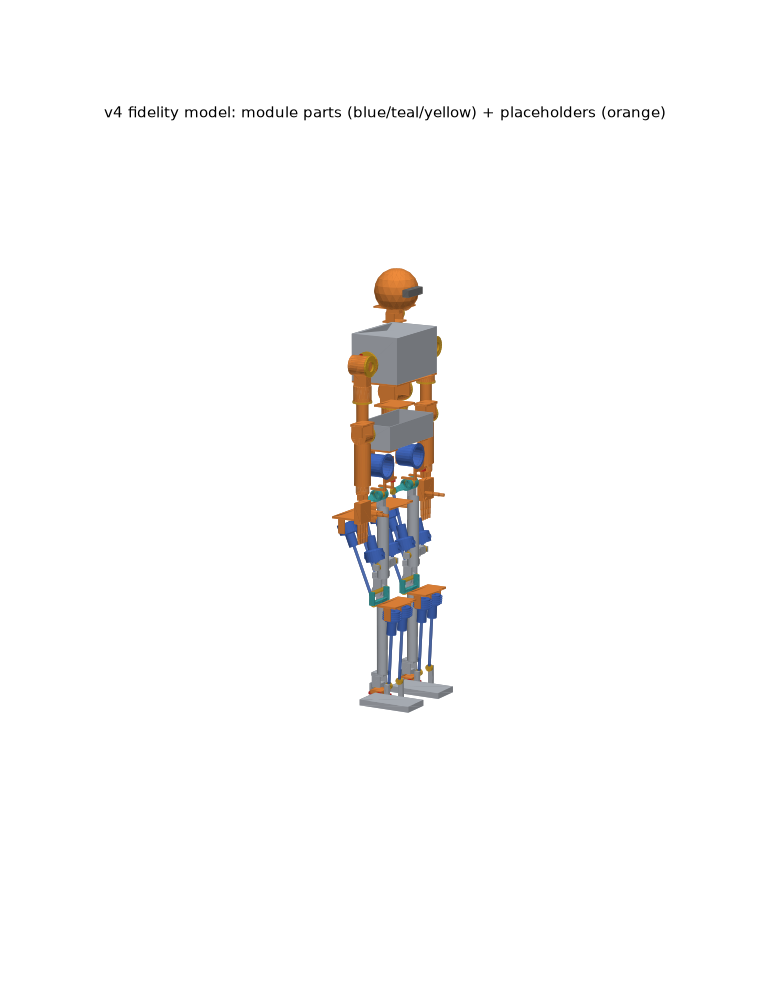
#> input picture media/progress/2026-10-14_model_v4_full.png, 770 x 990 px, found by its file name
$ python render_v5_concept.py
#> lines starting #> are read from the running program, lines starting #| are printed output that depends on the picture
"""V5 polish concept: v4 render (left) vs 2D cover-shell mockup (front + side). Light geometry only (matplotlib).
Dimensions from modules/model/model_v4.py P. Shell outlines are CONCEPT [EST], not module data."""
import matplotlib; matplotlib.use('Agg')
import matplotlib.pyplot as plt
from matplotlib.patches import FancyBboxPatch, Ellipse, Polygon
from PIL import Image
P=dict(hip_y=130,hip_z=920,knee_z=500,ankle_z=80,pelvis_bot=1126,pelvis_top=1230,torso_top=1610,shoulder_z=1500,shoulder_y=190)
GOLD='#c9b48a'; BLK='#222'; JNT='#555'
fig=plt.figure(figsize=(15,9),dpi=110)
a0=fig.add_axes([0,0.02,0.36,0.9]); im=Image.open('media/progress/2026-10-14_model_v4_full.png').convert('RGB'); a0.imshow(im.crop((140,190,640,940))); a0.axis('off')
a0.set_title('v4 (live): exposed screws, levers, box torso',fontsize=11)
def rb(ax,x0,z0,w,h,c,r=25,a=1):
    ax.add_patch(FancyBboxPatch((x0,z0),w,h,boxstyle=f'round,pad=0,rounding_size={r}',fc=c,ec='k',lw=.8,alpha=a))
def taper(ax,xc,z0,z1,w0,w1,c):
    ax.add_patch(Polygon([(xc-w0/2,z0),(xc+w0/2,z0),(xc+w1/2,z1),(xc-w1/2,z1)],closed=True,fc=c,ec='k',lw=.8,joinstyle='round'))
# FRONT
a=fig.add_axes([0.37,0.04,0.3,0.86]); a.set_aspect('equal'); a.axis('off'); a.set_title('v5 concept — front',fontsize=11)
tt=P['torso_top']
a.add_patch(Ellipse((0,tt+170),150,200,fc=BLK,ec='k'))                       # integrated head, black visor face
a.add_patch(Ellipse((0,tt+185),120,60,fc='#3a5a78',ec='none',alpha=.6))      # visor band (ZED behind)
rb(a,-35,tt,70,70,BLK,10)                                                  # neck sleeve
taper(a,0,1290,tt,250,330,GOLD)                                            # chest: tapered, shoulders inside
taper(a,0,1215,1290,200,250,BLK)                                           # waist bellows band (flex cover)
taper(a,0,1100,1215,300,210,GOLD)                                          # pelvis shell
for s in (1,-1):
    y=P['shoulder_y']*s
    a.add_patch(Ellipse((y,1500),110,110,fc=GOLD,ec='k'))                  # shoulder cap
    taper(a,y+12*s,1220,1450,70,90,GOLD); taper(a,y+16*s,980,1215,62,72,BLK)  # upper arm / forearm
    a.add_patch(Ellipse((y+16*s,930),55,95,fc=BLK,ec='k'))                 # hand
    h=P['hip_y']*s
    a.add_patch(Polygon([(h-45,1100),(h+70*s/abs(s)*0+60,1100),(h+55,980),(h-50,980)],fc=BLK,ec='k'))  # flexible hip skirt
    taper(a,h,560,1000,105,140,GOLD)                                       # thigh fairing hides hip/knee screws
    taper(a,h,60,520,80,115,BLK)                                          # matte shin fairing hides knee+ankle screws
    a.add_patch(Ellipse((h,530),95,70,fc=BLK,ec='k'))                      # knee cap
    rb(a,h-55,0,110,60,GOLD,15)                                            # foot
a.set_xlim(-330,330); a.set_ylim(-20,1900)
# SIDE
b=fig.add_axes([0.68,0.04,0.3,0.86]); b.set_aspect('equal'); b.axis('off'); b.set_title('v5 concept — side',fontsize=11)
b.add_patch(Ellipse((10,tt+170),190,200,fc=BLK,ec='k')); rb(b,-30,tt,60,70,BLK,10)
taper(b,0,1290,tt,180,220,GOLD); taper(b,0,1215,1290,150,180,BLK); taper(b,0,1100,1215,170,150,GOLD)
taper(b,15,560,1000,120,170,GOLD); taper(b,10,60,520,95,140,BLK); b.add_patch(Ellipse((25,530),80,90,fc=BLK,ec='k'))
rb(b,-60,0,250,60,GOLD,15); taper(b,0,1220,1450,70,90,GOLD); taper(b,0,980,1215,62,72,BLK)
b.set_xlim(-330,330); b.set_ylim(-20,1900)
fig.text(0.5,0.955,'Robot Lab v4 → v5 cover-shell concept (CF/GF prepreg on machined moulds, no 3D printing). Mechanisms unchanged; shells sized to v4 envelopes [EST]',ha='center',fontsize=11)
fig.savefig('media/progress/2026-10-14_design_v5_polish_concept.png'); print('ok')
#> after `fig.savefig('media/progress/2026-10-14_design_v5_polish_concept.png')`:
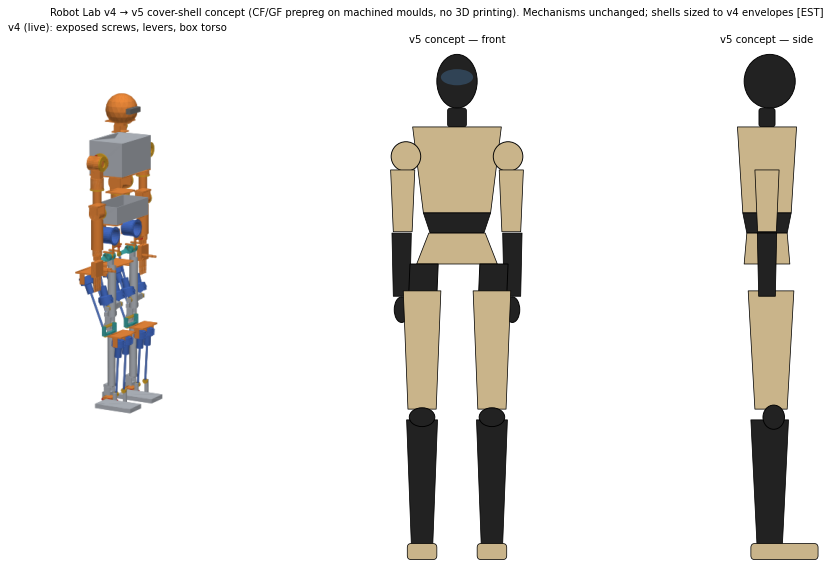
#> figure drawn by matplotlib, 3 panels

$ run again, with media/progress/2026-10-13_arbiter_mass_budget.png copied over media/progress/2026-10-14_model_v4_full.png
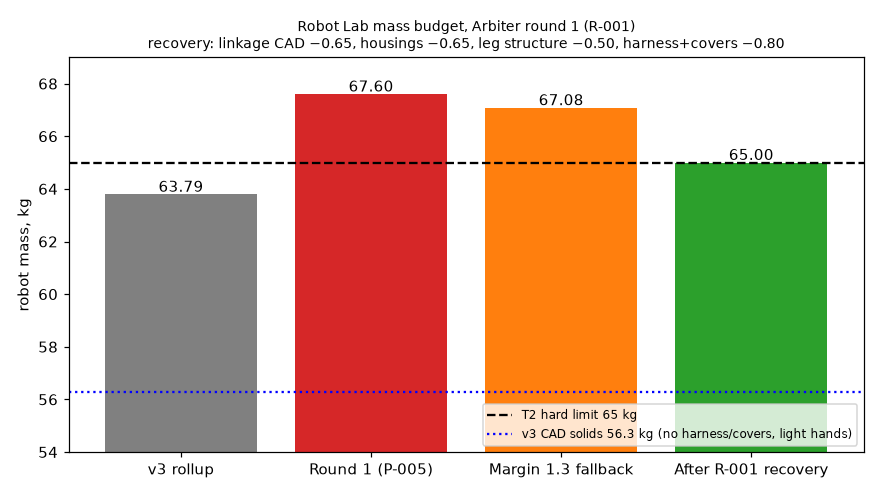
#> input picture media/progress/2026-10-13_arbiter_mass_budget.png, 880 x 495 px, found by its file name
#> `fig.savefig('media/progress/2026-10-14_design_v5_polish_concept.png')`:
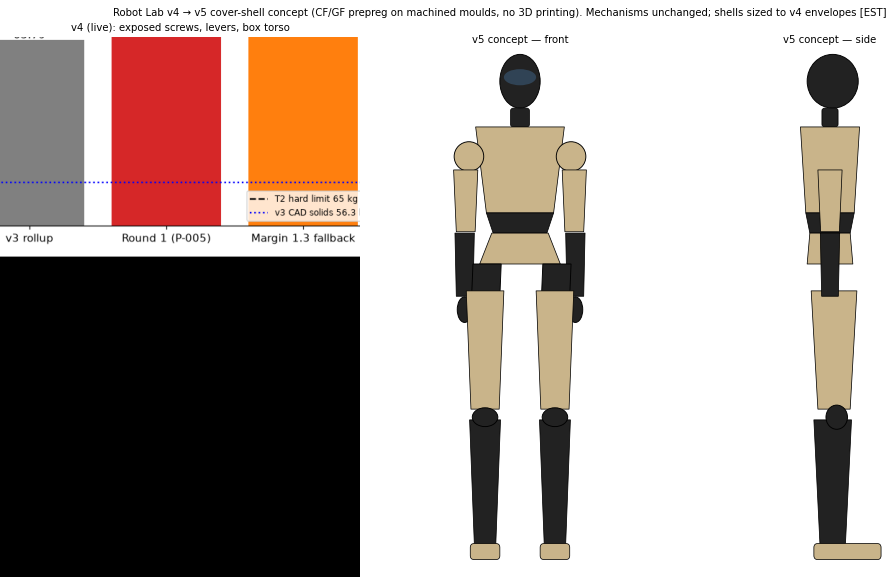
#> figure drawn by matplotlib, 3 panels

$ run again, with media/progress/2026-10-13_legs_fsim_walk0p8.png copied over media/progress/2026-10-14_model_v4_full.png
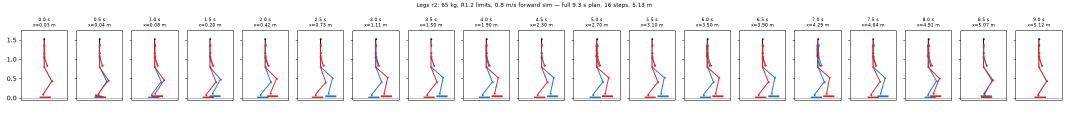
#> input picture media/progress/2026-10-13_legs_fsim_walk0p8.png, 2137 x 234 px, found by its file name (shown at 1/2 size)
#> `fig.savefig('media/progress/2026-10-14_design_v5_polish_concept.png')`:
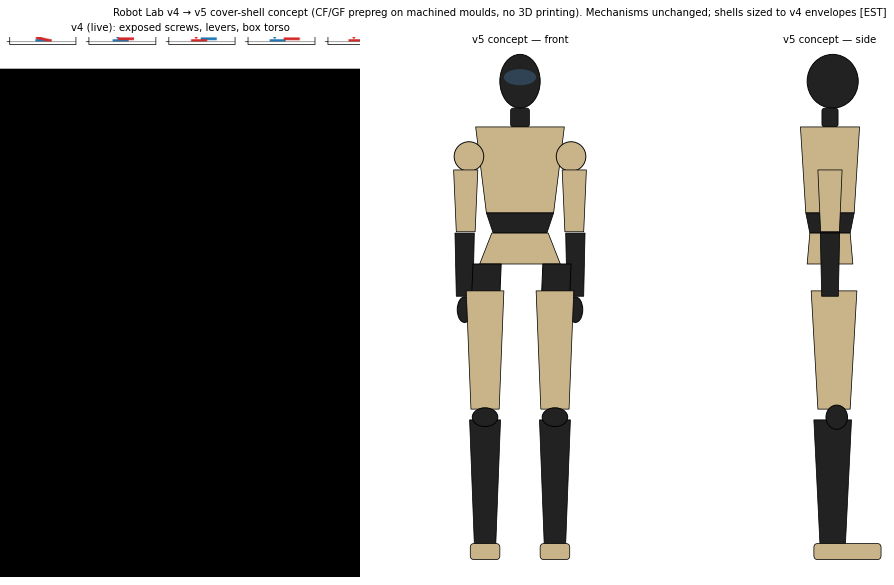
#> figure drawn by matplotlib, 3 panels

$ run again, with media/progress/2026-10-13_legs_fsim_walk1p2_attempt.png copied over media/progress/2026-10-14_model_v4_full.png
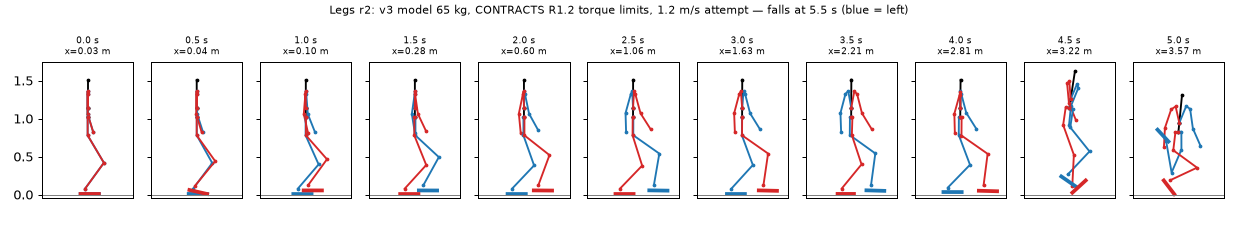
#> input picture media/progress/2026-10-13_legs_fsim_walk1p2_attempt.png, 1237 x 234 px, found by its file name
#> `fig.savefig('media/progress/2026-10-14_design_v5_polish_concept.png')`:
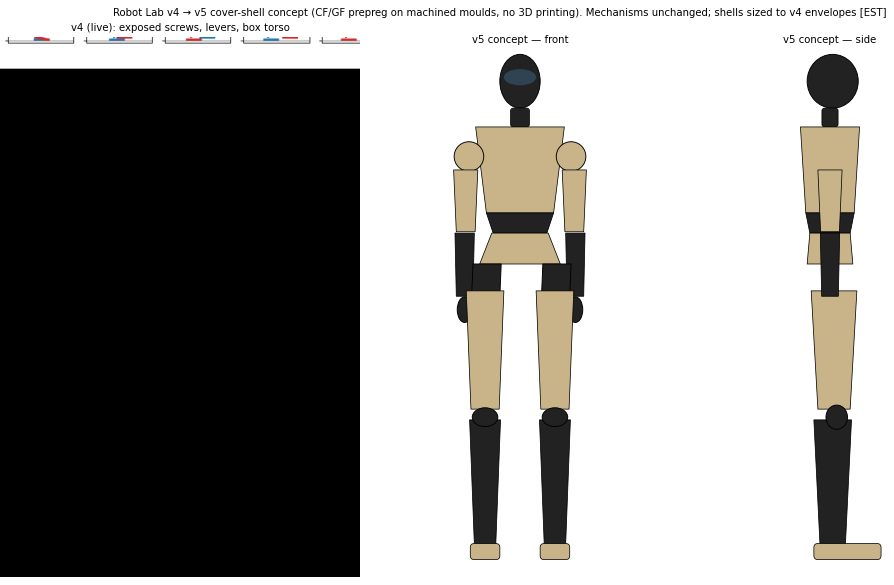
#> figure drawn by matplotlib, 3 panels
